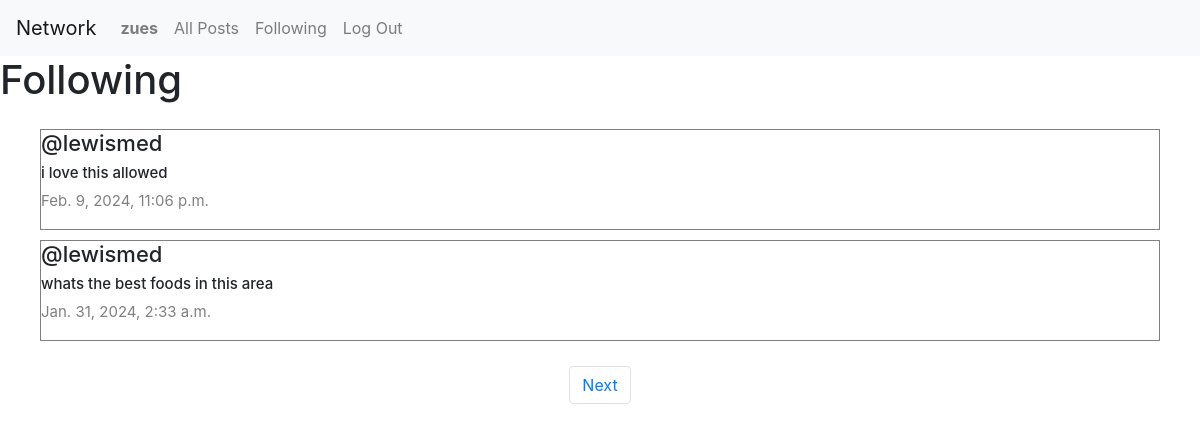
Page /following (signed in) on the earlier database version.
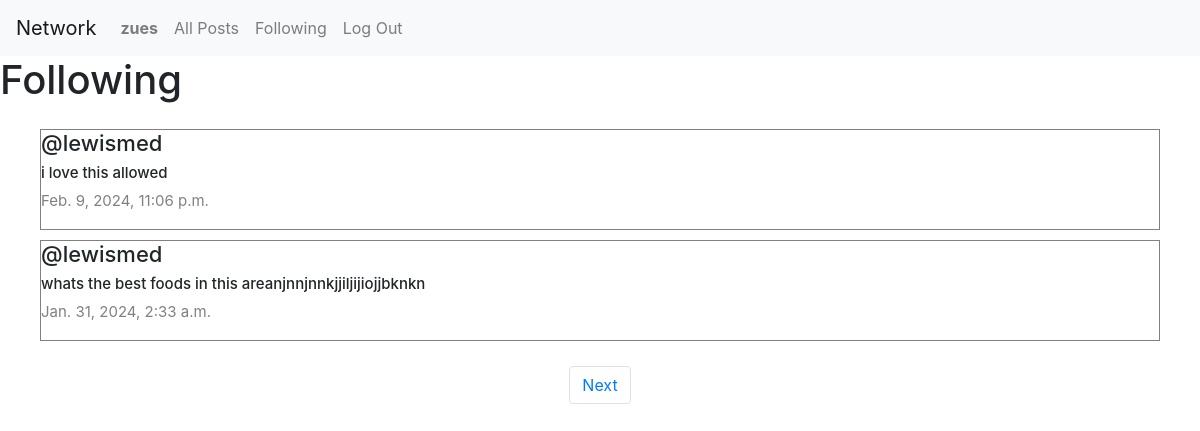
Same page on the later database version.
### network/models.py (models this page shows, shortened)
class Post(models.Model):
    content=models.CharField(max_length=140)
    user=models.ForeignKey(User,on_delete=models.CASCADE,related_name="author")
    date=models.DateTimeField(auto_now_add=True)

class User(AbstractUser):
    pass

### network/views.py (the view)
# urls.py: path('following',views.following,name='following'),
def following(request):
    currentUser=User.objects.get(pk=request.user.id)
    following_people=Follow.objects.filter(user=currentUser)
    allPosts=Post.objects.all().order_by("id").reverse()
    followingPosts=[]
    for posts in allPosts:
        for person in following_people:
            if person.user_follower==posts.user:
                followingPosts.append(posts)
    paginator=Paginator(followingPosts,2)
    page_number= request.GET.get('page')
    posts_of_the_page=paginator.get_page(page_number)
    return render(request, "network/following.html",{
        "posts_of_the_page":posts_of_the_page
    })

### network/templates/network/following.html (shortened to what this page needs)
{% extends "network/layout.html" %}
{% block body %}
<h1>Following</h1>
<div class="all-posts" >
    {% for post in posts_of_the_page %}
    <div class="post" style="margin: 5px 20px; border:0.1px solid gray; display: flex;
    justify-content: center;
    flex-direction:column;
    box-sizing: border-box;">
        <h5 class="username">@{{ post.user }}</h5>
       <h6 class="content" >{{ post.content }}</h6>
        <p class="date"> {{ post.date }}</p>
    </div>
    {% endfor %}
</div>
<nav aria-label="Page navigation example">
    <ul class="pagination d-flex justify-content-center">
      {% if posts_of_the_page.has_next %}
      <li class="page-item"><a class="page-link" href="?page={{ posts_of_the_page.next_page_number }}">Next</a></li>
        {% endif %}
    </ul>
  </nav>
{% endblock %}

Differences in the rows shown:
changed Post: content "whats the best foods in this area" → "whats the best foods in this areanjnnjnnkjjiljijiojjbknkn"
